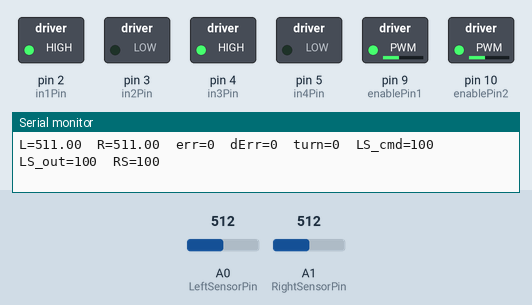
This sketch was run on a simulated Arduino Uno, built with avr-gcc and run on an emulated ATmega328P. Parts: switched loads named in the sketch (green lamp = pin HIGH), the last lines printed to the serial monitor. Inputs (shaded band) come from the test bench; at power-on: A0 (LeftSensorPin) = 512, A1 (RightSensorPin) = 512.

Above: at 1.2 s.
1.3 s: A0 (LeftSensorPin) set to 716
At 2.5 s:
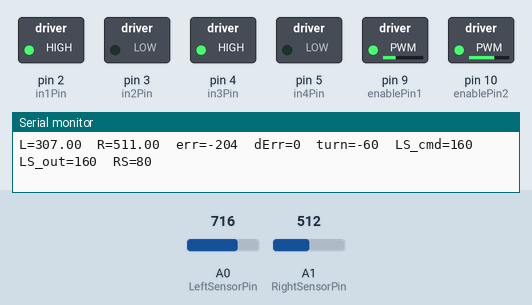
2.8 s: A1 (RightSensorPin) set to 900
At 3.5 s:
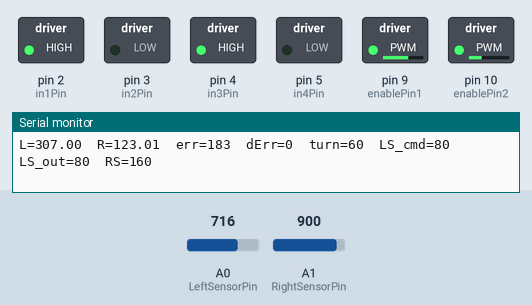
4.3 s: A0 (LeftSensorPin) set to 1023
At 5.4 s:
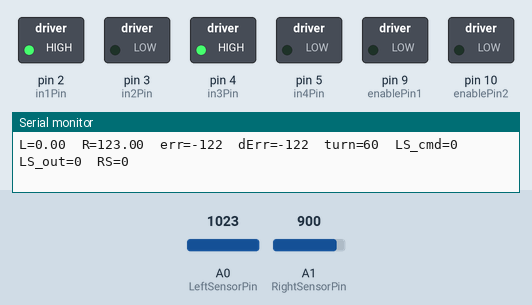
5.9 s: A1 (RightSensorPin) set to 885
8.9 s: A1 (RightSensorPin) set to 859
At 10.4 s:
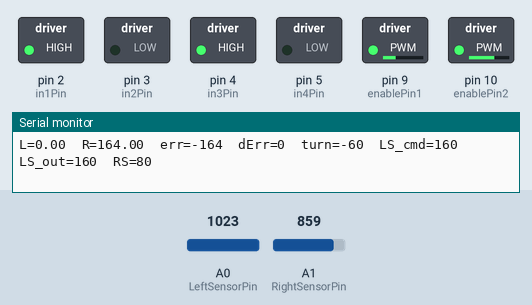
11.9 s: A0 (LeftSensorPin) set to 900
At 12.7 s:
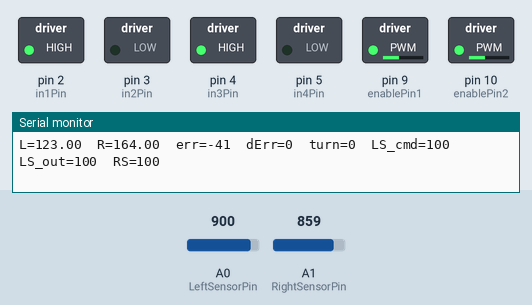
Timing chart, 0 to 14.9 s (numbered marks = the images above; inputs shaded):
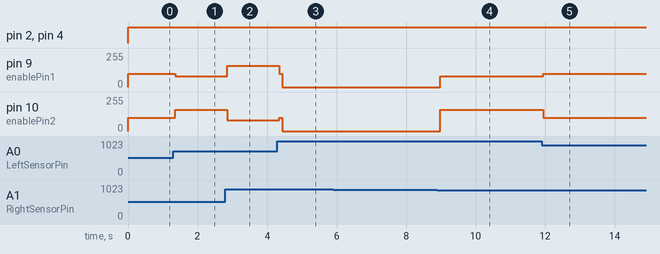

Measured:
- the behaviour switches between 874 and 873 on A1 (RightSensorPin) (found by bisection; images 3 and 4)
- after the input at 1.3 s, pin 9 (enablePin1): 100/255 → 80/255 after 0.06 s; pin 10 (enablePin2): 100/255 → 160/255 after 0.06 s
- after the input at 2.8 s, pin 9 (enablePin1): 80/255 → 160/255 after 0.05 s; pin 10 (enablePin2): 160/255 → 80/255 after 0.05 s
- after the input at 4.3 s, pin 9 (enablePin1): 160/255 → 100/255 after 0.05 s, → 0/255 0.08 s later; pin 10 (enablePin2): 80/255 → 100/255 after 0.05 s, → 0/255 0.08 s later
- after the input at 8.9 s, pin 9 (enablePin1): 0/255 → 80/255 after 0.08 s; pin 10 (enablePin2): 0/255 → 160/255 after 0.08 s
- after the input at 11.9 s, pin 9 (enablePin1): 80/255 → 100/255 after 0.05 s; pin 10 (enablePin2): 160/255 → 100/255 after 0.05 s

The sketch:

Light_Following_PD.ino
```cpp
/*
 * PD light-following control for two bidirectional motors.
 */

const int enablePin1 = 9;   // Right motor PWM
const int enablePin2 = 10;  // Left motor PWM
const int in1Pin = 2;
const int in2Pin = 3;
const int in3Pin = 4;
const int in4Pin = 5;

const int LeftSensorPin = A0;
const int RightSensorPin = A1;

float SensorLeft = 0.0;
float SensorRight = 0.0;

const int baseSpeed = 100;
const int maxSpeed = 160;
const int minSpeed = 80;
const int deadBand = 60;
const int minLightSum = 150;
const float Kp = 0.4;
const float Kd = 0.3;
const float alpha = 0.25;

const int leftBias = 0;

int leftMotorSpeed = 0;
int rightMotorSpeed = 0;
int error = 0;
int lastError = 0;
int dError = 0;
int turn = 0;
int rawLeft = 0;
int rawRight = 0;
int totalLight = 0;

void setMotor(int leftSpeed, int rightSpeed, boolean reverse);

void setup()
{
  pinMode(in1Pin, OUTPUT);
  pinMode(in2Pin, OUTPUT);
  pinMode(in3Pin, OUTPUT);
  pinMode(in4Pin, OUTPUT);
  pinMode(enablePin1, OUTPUT);
  pinMode(enablePin2, OUTPUT);

  Serial.begin(9600);
}

void loop()
{
  boolean reverse = false;

  rawLeft = 1023 - analogRead(LeftSensorPin);
  delay(1);
  rawRight = 1023 - analogRead(RightSensorPin);
  delay(1);

  // Exponential smoothing reduces sensor noise.
  SensorLeft = alpha * SensorLeft + (1.0 - alpha) * rawLeft;
  SensorRight = alpha * SensorRight + (1.0 - alpha) * rawRight;

  error = (int)(SensorLeft - SensorRight);
  dError = error - lastError;
  totalLight = (int)(SensorLeft + SensorRight);

  if (totalLight < minLightSum) {
    leftMotorSpeed = 0;
    rightMotorSpeed = 0;
    lastError = 0;
  }
  else {
    if (abs(error) < deadBand) {
      leftMotorSpeed = baseSpeed;
      rightMotorSpeed = baseSpeed;
    }
    else {
      turn = (int)(Kp * error + Kd * dError);

      int maxTurn = maxSpeed - baseSpeed;
      turn = constrain(turn, -maxTurn, maxTurn);

      leftMotorSpeed = baseSpeed - turn;
      rightMotorSpeed = baseSpeed + turn;

      leftMotorSpeed = constrain(leftMotorSpeed, 0, maxSpeed);
      rightMotorSpeed = constrain(rightMotorSpeed, 0, maxSpeed);

      if (leftMotorSpeed > 0 && leftMotorSpeed < minSpeed) {
        leftMotorSpeed = minSpeed;
      }
      if (rightMotorSpeed > 0 && rightMotorSpeed < minSpeed) {
        rightMotorSpeed = minSpeed;
      }
    }

    lastError = error;
  }

  setMotor(leftMotorSpeed, rightMotorSpeed, reverse);

  Serial.print("L=");
  Serial.print(SensorLeft);
  Serial.print("  R=");
  Serial.print(SensorRight);
  Serial.print("  err=");
  Serial.print(error);
  Serial.print("  dErr=");
  Serial.print(dError);
  Serial.print("  turn=");
  Serial.print(turn);
  Serial.print("  LS_cmd=");
  Serial.print(leftMotorSpeed);
  Serial.print("  LS_out=");
  Serial.print(max(0, leftMotorSpeed - leftBias));
  Serial.print("  RS=");
  Serial.println(rightMotorSpeed);

  delay(20);
}

void setMotor(int leftSpeed, int rightSpeed, boolean reverse)
{
  int actualLeftSpeed = leftSpeed - leftBias;
  if (actualLeftSpeed < 0) {
    actualLeftSpeed = 0;
  }

  analogWrite(enablePin1, rightSpeed);
  digitalWrite(in1Pin, !reverse);
  digitalWrite(in2Pin, reverse);

  analogWrite(enablePin2, actualLeftSpeed);
  digitalWrite(in3Pin, !reverse);
  digitalWrite(in4Pin, reverse);
}
```
